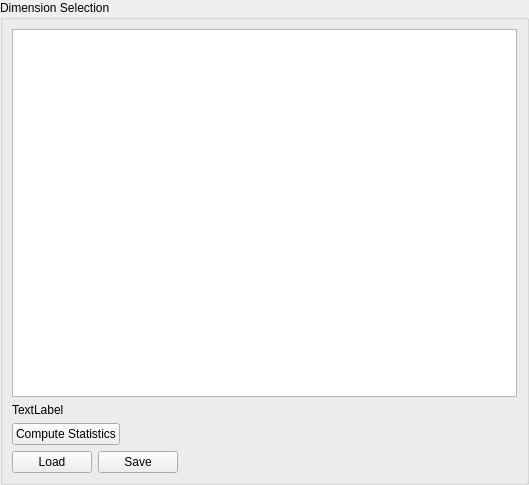
<?xml version="1.0" encoding="UTF-8"?>
<ui version="4.0">
 <class>DimensionSelectionWidget</class>
 <widget class="QWidget" name="DimensionSelectionWidget">
  <property name="geometry">
   <rect>
    <x>0</x>
    <y>0</y>
    <width>529</width>
    <height>485</height>
   </rect>
  </property>
  <property name="windowTitle">
   <string>Form</string>
  </property>
  <layout class="QGridLayout" name="gridLayout">
   <property name="leftMargin">
    <number>0</number>
   </property>
   <property name="topMargin">
    <number>0</number>
   </property>
   <property name="rightMargin">
    <number>0</number>
   </property>
   <property name="bottomMargin">
    <number>0</number>
   </property>
   <item row="0" column="0">
    <widget class="QGroupBox" name="groupBox">
     <property name="title">
      <string>Dimension Selection</string>
     </property>
     <layout class="QGridLayout" name="gridLayout_2">
      <item row="8" column="0" colspan="2">
       <layout class="QHBoxLayout" name="horizontalLayout">
        <item>
         <widget class="QPushButton" name="loadPushButton">
          <property name="text">
           <string>Load</string>
          </property>
         </widget>
        </item>
        <item>
         <widget class="QPushButton" name="savePushButton">
          <property name="text">
           <string>Save</string>
          </property>
         </widget>
        </item>
        <item>
         <spacer name="horizontalSpacer">
          <property name="orientation">
           <enum>Qt::Horizontal</enum>
          </property>
          <property name="sizeHint" stdset="0">
           <size>
            <width>40</width>
            <height>20</height>
           </size>
          </property>
         </spacer>
        </item>
       </layout>
      </item>
      <item row="3" column="0">
       <widget class="QPushButton" name="computeStatisticsPushButton">
        <property name="text">
         <string>Compute Statistics</string>
        </property>
       </widget>
      </item>
      <item row="1" column="0" colspan="2">
       <widget class="QTableView" name="tableView">
        <property name="contextMenuPolicy">
         <enum>Qt::CustomContextMenu</enum>
        </property>
        <property name="sizeAdjustPolicy">
         <enum>QAbstractScrollArea::AdjustToContentsOnFirstShow</enum>
        </property>
        <property name="selectionMode">
         <enum>QAbstractItemView::SingleSelection</enum>
        </property>
        <property name="selectionBehavior">
         <enum>QAbstractItemView::SelectRows</enum>
        </property>
        <property name="showGrid">
         <bool>false</bool>
        </property>
        <property name="sortingEnabled">
         <bool>true</bool>
        </property>
        <attribute name="verticalHeaderVisible">
         <bool>false</bool>
        </attribute>
       </widget>
      </item>
      <item row="3" column="1">
       <spacer name="horizontalSpacer_2">
        <property name="orientation">
         <enum>Qt::Horizontal</enum>
        </property>
        <property name="sizeHint" stdset="0">
         <size>
          <width>403</width>
          <height>20</height>
         </size>
        </property>
       </spacer>
      </item>
      <item row="2" column="0">
       <widget class="QLabel" name="label">
        <property name="text">
         <string>TextLabel</string>
        </property>
       </widget>
      </item>
     </layout>
    </widget>
   </item>
  </layout>
 </widget>
 <resources/>
 <connections/>
</ui>
